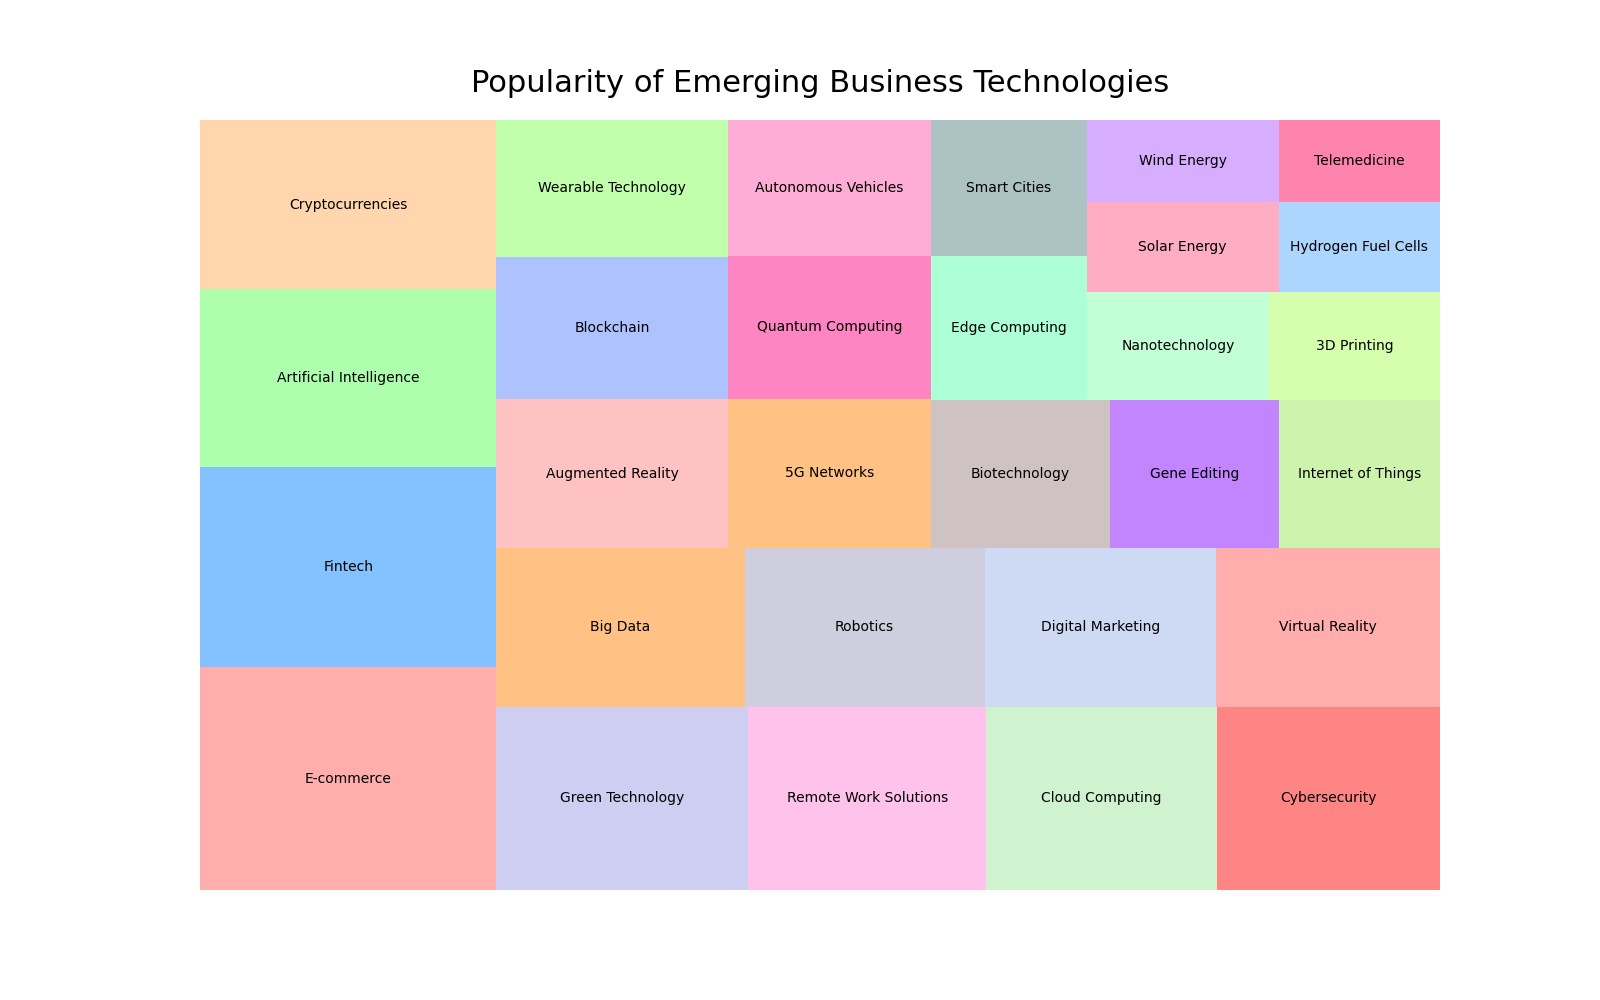

Recreate this plot in Python.

import pandas as pd
import matplotlib.pyplot as plt
import squarify

# Data for treemap
data = {
    'Topic': [
        'E-commerce', 'Fintech', 'Artificial Intelligence', 'Cryptocurrencies',
        'Green Technology', 'Remote Work Solutions', 'Cloud Computing', 'Cybersecurity',
        'Big Data', 'Robotics', 'Digital Marketing', 'Virtual Reality',
        'Augmented Reality', 'Blockchain', 'Wearable Technology', '5G Networks',
        'Quantum Computing', 'Autonomous Vehicles', 'Biotechnology', 'Gene Editing',
        'Internet of Things', 'Edge Computing', 'Smart Cities', 'Nanotechnology',
        '3D Printing', 'Solar Energy', 'Wind Energy', 'Hydrogen Fuel Cells',
        'Telemedicine'
    ],
    'Popularity': [
        500, 450, 400, 380, 350, 330, 320, 310, 300, 290,
        280, 270, 260, 250, 240, 230, 220, 210, 200, 190,
        180, 170, 160, 150, 140, 130, 120, 110, 100
    ]
}

# Convert the data into DataFrame
df = pd.DataFrame(data)

# Define color palette
colors = [
    '#ff9999', '#66b3ff', '#99ff99', '#ffcc99', '#c2c2f0', '#ffb3e6', 
    '#c2f0c2', '#ff6666', '#ffb366', '#c2c2d6', '#c2d1f0', '#ff9999', 
    '#ffb3b3', '#99b3ff', '#b3ff99', '#ffb366', '#ff66b3', '#ff99cc', 
    '#c2b3b3', '#b366ff', '#c2f099', '#99ffcc', '#99b3b3', '#b3ffcc', 
    '#ccff99', '#ff99b3', '#cc99ff', '#99ccff', '#ff6699'
]

# Create figure and axes for Matplotlib
fig, ax = plt.subplots(1, figsize=(16, 10))

# Create a treemap
squarify.plot(sizes=df['Popularity'], label=df['Topic'], alpha=0.8, color=colors)

# Remove the axes
plt.axis('off')

# Add a title
plt.title('Popularity of Emerging Business Technologies', fontsize=22, pad=20)

# Show the plot
plt.show()
